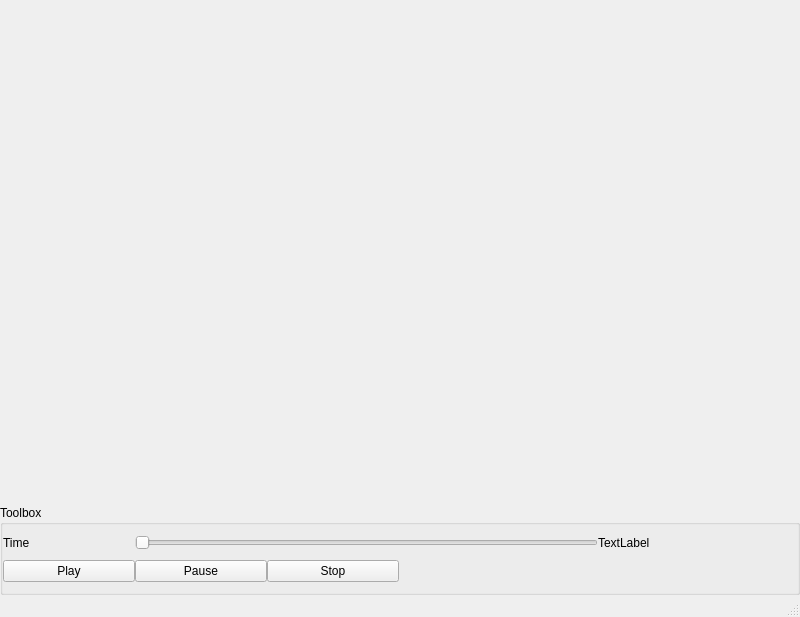
<?xml version="1.0" encoding="UTF-8"?>
<ui version="4.0">
 <class>MainWindow</class>
 <widget class="QMainWindow" name="MainWindow">
  <property name="geometry">
   <rect>
    <x>0</x>
    <y>0</y>
    <width>800</width>
    <height>617</height>
   </rect>
  </property>
  <property name="windowTitle">
   <string>MainWindow</string>
  </property>
  <widget class="QWidget" name="centralwidget">
   <layout class="QGridLayout" name="layoutGWidget">
    <property name="leftMargin">
     <number>0</number>
    </property>
    <property name="topMargin">
     <number>0</number>
    </property>
    <property name="rightMargin">
     <number>0</number>
    </property>
    <property name="bottomMargin">
     <number>0</number>
    </property>
    <property name="spacing">
     <number>0</number>
    </property>
    <item row="0" column="0">
     <widget class="FFmpegWidget" name="wgtPlayer" native="true"/>
    </item>
    <item row="1" column="0">
     <widget class="QGroupBox" name="groupToolbox">
      <property name="maximumSize">
       <size>
        <width>16777215</width>
        <height>90</height>
       </size>
      </property>
      <property name="title">
       <string>Toolbox</string>
      </property>
      <layout class="QGridLayout" name="layoutGToolbox">
       <property name="leftMargin">
        <number>0</number>
       </property>
       <property name="topMargin">
        <number>0</number>
       </property>
       <property name="rightMargin">
        <number>0</number>
       </property>
       <property name="bottomMargin">
        <number>0</number>
       </property>
       <property name="spacing">
        <number>0</number>
       </property>
       <item row="0" column="0">
        <widget class="QLabel" name="labelTime">
         <property name="text">
          <string>Time</string>
         </property>
        </widget>
       </item>
       <item row="0" column="1" colspan="3">
        <widget class="QSlider" name="horizontalSlider">
         <property name="orientation">
          <enum>Qt::Horizontal</enum>
         </property>
        </widget>
       </item>
       <item row="0" column="4">
        <widget class="QLabel" name="labelDuration">
         <property name="text">
          <string>TextLabel</string>
         </property>
        </widget>
       </item>
       <item row="1" column="0">
        <widget class="QPushButton" name="btnPlay">
         <property name="text">
          <string>Play</string>
         </property>
        </widget>
       </item>
       <item row="1" column="1">
        <widget class="QPushButton" name="btnPause">
         <property name="text">
          <string>Pause</string>
         </property>
        </widget>
       </item>
       <item row="1" column="2">
        <widget class="QPushButton" name="btnStop">
         <property name="text">
          <string>Stop</string>
         </property>
        </widget>
       </item>
       <item row="1" column="3" colspan="2">
        <spacer name="horizontalSpacer">
         <property name="orientation">
          <enum>Qt::Horizontal</enum>
         </property>
         <property name="sizeHint" stdset="0">
          <size>
           <width>398</width>
           <height>20</height>
          </size>
         </property>
        </spacer>
       </item>
      </layout>
     </widget>
    </item>
   </layout>
  </widget>
  <widget class="QStatusBar" name="statusbar"/>
 </widget>
 <customwidgets>
  <customwidget>
   <class>FFmpegWidget</class>
   <extends>QWidget</extends>
   <header>ffmpegwidget.h</header>
   <container>1</container>
  </customwidget>
 </customwidgets>
 <resources/>
 <connections/>
</ui>
